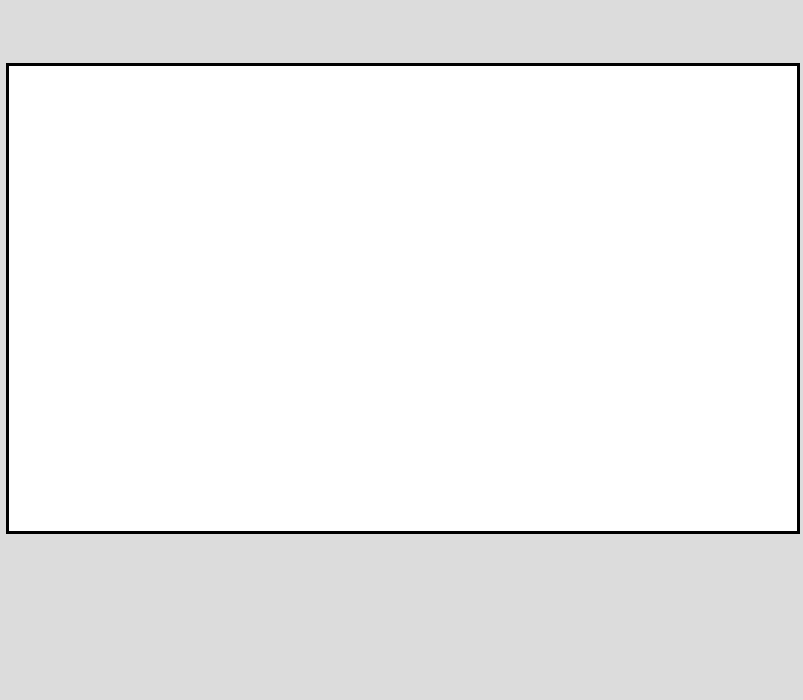
<?xml version="1.0" encoding="UTF-8"?>
<ui version="4.0">
 <class>MainWindow</class>
 <widget class="QMainWindow" name="MainWindow">
  <property name="enabled">
   <bool>true</bool>
  </property>
  <property name="geometry">
   <rect>
    <x>0</x>
    <y>0</y>
    <width>803</width>
    <height>700</height>
   </rect>
  </property>
  <property name="windowTitle">
   <string>AutonomousRC Companion</string>
  </property>
  <property name="autoFillBackground">
   <bool>false</bool>
  </property>
  <property name="styleSheet">
   <string notr="true">background: #DCDCDC	;  border: 0px solid black;</string>
  </property>
  <widget class="QWidget" name="centralwidget">
   <widget class="QPushButton" name="training_button">
    <property name="geometry">
     <rect>
      <x>0</x>
      <y>0</y>
      <width>411</width>
      <height>61</height>
     </rect>
    </property>
    <property name="text">
     <string/>
    </property>
    <property name="icon">
     <iconset>
      <normaloff>assets/training_mode.png</normaloff>assets/training_mode.png</iconset>
    </property>
    <property name="iconSize">
     <size>
      <width>400</width>
      <height>55</height>
     </size>
    </property>
   </widget>
   <widget class="QPushButton" name="testing_button">
    <property name="geometry">
     <rect>
      <x>400</x>
      <y>0</y>
      <width>401</width>
      <height>61</height>
     </rect>
    </property>
    <property name="text">
     <string/>
    </property>
    <property name="icon">
     <iconset>
      <normaloff>assets/testing_mode.png</normaloff>assets/testing_mode.png</iconset>
    </property>
    <property name="iconSize">
     <size>
      <width>400</width>
      <height>55</height>
     </size>
    </property>
   </widget>
   <widget class="QLabel" name="label">
    <property name="geometry">
     <rect>
      <x>6</x>
      <y>63</y>
      <width>794</width>
      <height>471</height>
     </rect>
    </property>
    <property name="styleSheet">
     <string notr="true">background: white; border: 3px solid black</string>
    </property>
    <property name="text">
     <string/>
    </property>
   </widget>
   <widget class="QPushButton" name="forward">
    <property name="geometry">
     <rect>
      <x>270</x>
      <y>538</y>
      <width>111</width>
      <height>111</height>
     </rect>
    </property>
    <property name="styleSheet">
     <string notr="true"/>
    </property>
    <property name="text">
     <string/>
    </property>
    <property name="icon">
     <iconset>
      <normaloff>assets/before/gui_arrow_up_before.png</normaloff>assets/before/gui_arrow_up_before.png</iconset>
    </property>
    <property name="iconSize">
     <size>
      <width>111</width>
      <height>111</height>
     </size>
    </property>
   </widget>
   <widget class="QPushButton" name="left">
    <property name="geometry">
     <rect>
      <x>550</x>
      <y>538</y>
      <width>111</width>
      <height>111</height>
     </rect>
    </property>
    <property name="styleSheet">
     <string notr="true"/>
    </property>
    <property name="text">
     <string/>
    </property>
    <property name="icon">
     <iconset>
      <normaloff>assets/before/gui_arrow_left_before.png</normaloff>assets/before/gui_arrow_left_before.png</iconset>
    </property>
    <property name="iconSize">
     <size>
      <width>111</width>
      <height>111</height>
     </size>
    </property>
   </widget>
   <widget class="QPushButton" name="reverse">
    <property name="geometry">
     <rect>
      <x>410</x>
      <y>538</y>
      <width>111</width>
      <height>111</height>
     </rect>
    </property>
    <property name="styleSheet">
     <string notr="true"/>
    </property>
    <property name="text">
     <string/>
    </property>
    <property name="icon">
     <iconset>
      <normaloff>assets/before/gui_arrow_down_before.png</normaloff>assets/before/gui_arrow_down_before.png</iconset>
    </property>
    <property name="iconSize">
     <size>
      <width>111</width>
      <height>111</height>
     </size>
    </property>
   </widget>
   <widget class="QPushButton" name="right">
    <property name="geometry">
     <rect>
      <x>688</x>
      <y>538</y>
      <width>111</width>
      <height>111</height>
     </rect>
    </property>
    <property name="styleSheet">
     <string notr="true"/>
    </property>
    <property name="text">
     <string/>
    </property>
    <property name="icon">
     <iconset>
      <normaloff>assets/before/gui_arrow_right_before.png</normaloff>assets/before/gui_arrow_right_before.png</iconset>
    </property>
    <property name="iconSize">
     <size>
      <width>111</width>
      <height>111</height>
     </size>
    </property>
   </widget>
  </widget>
  <widget class="QMenuBar" name="menubar">
   <property name="geometry">
    <rect>
     <x>0</x>
     <y>0</y>
     <width>803</width>
     <height>22</height>
    </rect>
   </property>
  </widget>
  <widget class="QStatusBar" name="statusbar"/>
 </widget>
 <resources/>
 <connections/>
</ui>
